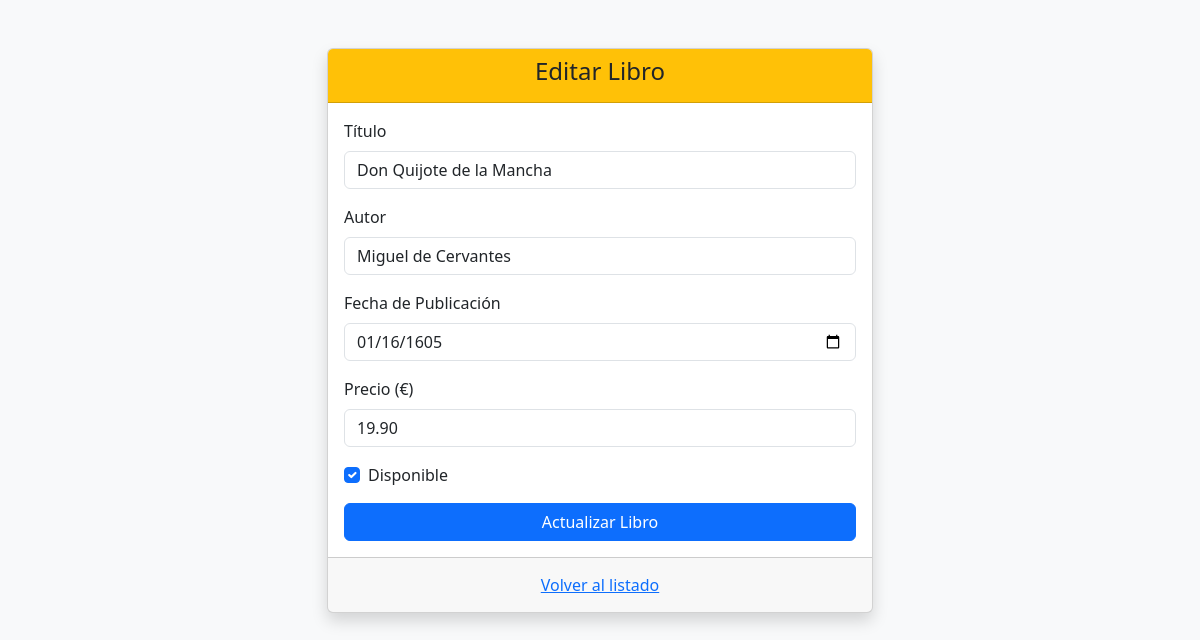
Screenshot of /index.php?action=edit&id=1 with the database file from the repository.
### tables this page shows
CREATE TABLE `libros` (
  `id` int(11) NOT NULL,
  `titulo` varchar(255) NOT NULL,
  `autor` varchar(255) NOT NULL,
  `precio` decimal(10,2) NOT NULL,
  `fecha_publicacion` date NOT NULL,
  `disponible` tinyint(1) NOT NULL
);

### config/Database.php (called while the page is built, shortened)
<?php
class Database
{
    private $host = "localhost";
    private $db_name = "login-php";
    private $username = "root";
    private $password = "";
    public function getConnection()
    {
        $this->conn = null;
        try {
            $this->conn = new PDO("mysql:host=" . $this->host . ";dbname=" . $this->db_name, $this->username, $this->password);
            $this->conn->setAttribute(PDO::ATTR_ERRMODE, PDO::ERRMODE_EXCEPTION);
        } catch (PDOException $exception) {
            echo "Error de conexión a la base de datos: " . $exception->getMessage();
        }
        return $this->conn;
    }
}

### models/Libro.php (called while the page is built, shortened)
<?php
class Libro
{
    private $conn;
    private $table_name = "libros";
    public $id;
    public function __construct($db)
    {
        $this->conn = $db;
    }
    public function readOne()
    {
        $query = "
    SELECT
        id,
        titulo,
        autor,
        precio,
        disponible,
        DATE_FORMAT(fecha_publicacion, '%Y-%m-%d') AS fecha_publicacion
    FROM " . $this->table_name . "
    WHERE id = ?
    LIMIT 1
";
        $stmt = $this->conn->prepare($query);
        $stmt->bindParam(1, $this->id, PDO::PARAM_INT);
        $stmt->execute();
        $row = $stmt->fetch(PDO::FETCH_ASSOC);
        if ($row) {
            $this->titulo = $row['titulo'];
            $this->autor = $row['autor'];
            $this->fecha_publicacion = $row['fecha_publicacion'];
            $this->precio = $row['precio'];
            $this->disponible = $row['disponible'];
        }
    }
}

### views/editar.php (the view, shortened to what this page needs)
<!DOCTYPE html>
<html lang="es">
<head>
    <link href="https://cdn.jsdelivr.net/npm/bootstrap@5.3.2/dist/css/bootstrap.min.css" rel="stylesheet">
</head>
<body class="bg-light">
    <div class="container mt-5">
        <div class="row justify-content-center">
            <div class="col-md-6">
                <div class="card shadow">
                    <div class="card-header bg-warning text-dark text-center">
                        <h4>Editar Libro</h4>
                    </div>
                    <div class="card-body">
                        <form method="POST" action="index.php?action=edit&id=<?php echo $libro_data->id; ?>">
                            <div class="mb-3">
                                <label class="form-label">Título</label>
                                <input type="text" name="titulo" class="form-control"
                                    value="<?php echo htmlspecialchars($libro_data->titulo); ?>" required>
                            </div>
                            <div class="mb-3">
                                <label class="form-label">Autor</label>
                                <input type="text" name="autor" class="form-control"
                                    value="<?php echo htmlspecialchars($libro_data->autor); ?>" required>
                            </div>
                            <div class="mb-3">
                                <label class="form-label">Fecha de Publicación</label>
                                <input type="date" name="fecha_publicacion" class="form-control"
                                    value="<?php echo htmlspecialchars($libro_data->fecha_publicacion); ?>" required>
                            </div>
                            <div class="mb-3">
                                <label class="form-label">Precio (€)</label>
                                <input type="number" step="0.01" name="precio" class="form-control"
                                    value="<?php echo htmlspecialchars($libro_data->precio); ?>" required>
                            </div>
                            <div class="form-check mb-3">
                                <input class="form-check-input" type="checkbox" name="disponible" id="disponible"
                                    <?php echo $libro_data->disponible ? 'checked' : ''; ?>>
                                <label class="form-check-label" for="disponible">
                                    Disponible
                                </label>
                            </div>
                            <button type="submit" name="update" class="btn btn-primary w-100">
                                Actualizar Libro
                            </button>
                        </form>
                    </div>
                    <div class="card-footer text-center">
                        <a href="index.php?action=index" class="btn btn-link">Volver al listado</a>
                    </div>
                </div>
            </div>
        </div>
    </div>
</body>
</html>

### rows the page displays
libros: titulo "Don Quijote de la Mancha", autor "Miguel de Cervantes", precio "19.90", disponible "☑"
